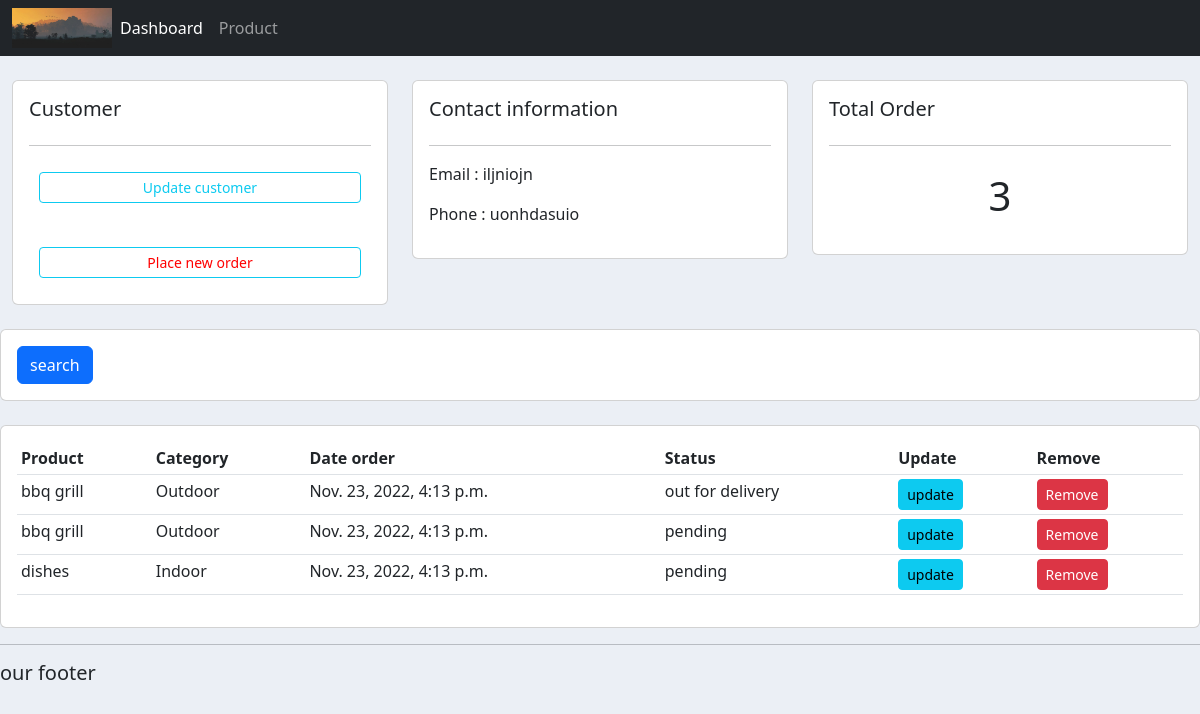
Page /customers/2/ on the committed database.
### costumer/models.py (models this page shows, shortened)
class customer(models.Model):
    name =  models.CharField(max_length = 200,null=True)
    phone = models.CharField(max_length = 200,null=True)
    email = models.CharField(max_length = 200,null=True)
    date_created = models.DateTimeField(auto_now_add=True,null=True)

class order(models.Model):
    STATUS=(
         ('pending','pending'),
         ('out for delivery','out for delivery'),
         ('Delivered','Delivered'),
    )
    product = models.ForeignKey(product,null=True,on_delete=models.SET_NULL)
    customer = models.ForeignKey(customer,null=True,on_delete=models.SET_NULL)
    date_created = models.DateTimeField(auto_now_add=True,null=True)
    status = models.CharField(max_length = 200,null=True,choices=STATUS)

class product(models.Model):
    CATEGORY = (
        ('Indoor','Indoor'),
        ('Outdoor','Outdoor'),
    )
    name = models.CharField(max_length = 200,null=True)
    price = models.FloatField(null=True)
    category = models.CharField(max_length = 200,null=True,choices=CATEGORY)
    description =  models.CharField(max_length = 200,null=True,blank=True)
    date_created = models.DateTimeField(auto_now_add=True,null=True)
    tags = models.ManyToManyField(tag)
    def __str__(self):
        return self.name

### costumer/views.py (the view)
# urls.py: path('customers/<str:eli>/', views.customers,name="customer"),
def customers(request, eli):
    Customer = customer.objects.get(id=eli)
    Orders = Customer.order_set.all()
    total_orders = Orders.count()
    context = {'Customer':Customer,'Orders':Orders,'total_orders':total_orders}
    return render(request,'account/customer.html',context)

### costumer/templates/account/customer.html
{% extends "account/main.html" %}
{% block content %}
<br>
<div class="row">
            <div class="col-md">
                <div class="card card-body">
                    <h5> Customer </h5>
                    <hr>
                    <a class="btn btn-outline-info btn-sm btn-block"href=""style="border-raduis:1px solid red;margin:10px;">Update customer</a>
                    <br>
                    <a class="btn btn-outline-info btn-sm btn-block"href="{% url 'create_order' Customer.id %}"style="border-raduis:1px solid red;color:red;margin:10px;">Place new order</a>
                </div>
             </div>
            <div class="col-md">
                <div class="card card-body">
                    <h5> Contact information </h5>
                    <hr>
                     <p>Email : {{Customer.email}}</p>
                     <p>Phone : {{Customer.phone}}</p>
                </div>
            </div>
            <div class="col-md">
                <div class="card card-body">
                    <h5> Total Order </h5>
                    <hr>
                    <h1 style="text-align: center;padding: 10px;">{{total_orders}}</h1>
                </div>
            </div>
</div>
</div>
<br>
<div class="row">
    <div class="col">
        <div class="card card-body">
            <form method="get">
                <button class="btn btn-primary"type="submit">search</button>
            </form>
        </div>
    </div>
</div>
<br>
 <div class="row">
    <div class="col-md">
        <div class="card card-body">
            <table class="table table-sm">
                <tr>
                    <th>Product</th>
                    <th>Category</th>
                    <th>Date order</th>
                    <th>Status</th>
                    <th>Update</th>
                    <th>Remove</th>
                </tr>
                {%for order in Orders%}
                <tr>
                   <td>{{order.product}}</td>
                   <td>{{order.product.category}}</td>
                   <td>{{order.date_created}}</td>
                   <td>{{order.status}}</td>
                   <td> <a class="btn btn-sm btn-info" href="{% url 'update_order' order.id %}">update</a>
                   <td><a class="btn btn-sm btn-danger" href="#">Remove</a></td>
                </tr>
                {% endfor %}
            </table>
        </div>
    </div>
</div>
{% endblock content%}

### static/css/main.css (style rules this page uses)
body { background-color: #ebeff5; }

### rows in the picture
customer: email "iljniojn", phone "uonhdasuio"
order: product "bbq grill", product.category "Outdoor", date_created "Nov. 23, 2022, 4:13 p.m.", status "out for delivery"
order: product "bbq grill", product.category "Outdoor", date_created "Nov. 23, 2022, 4:13 p.m.", status "pending"
order: product "dishes", product.category "Indoor", date_created "Nov. 23, 2022, 4:13 p.m.", status "pending"

### other values in the picture
{{ total_orders }} "3"
